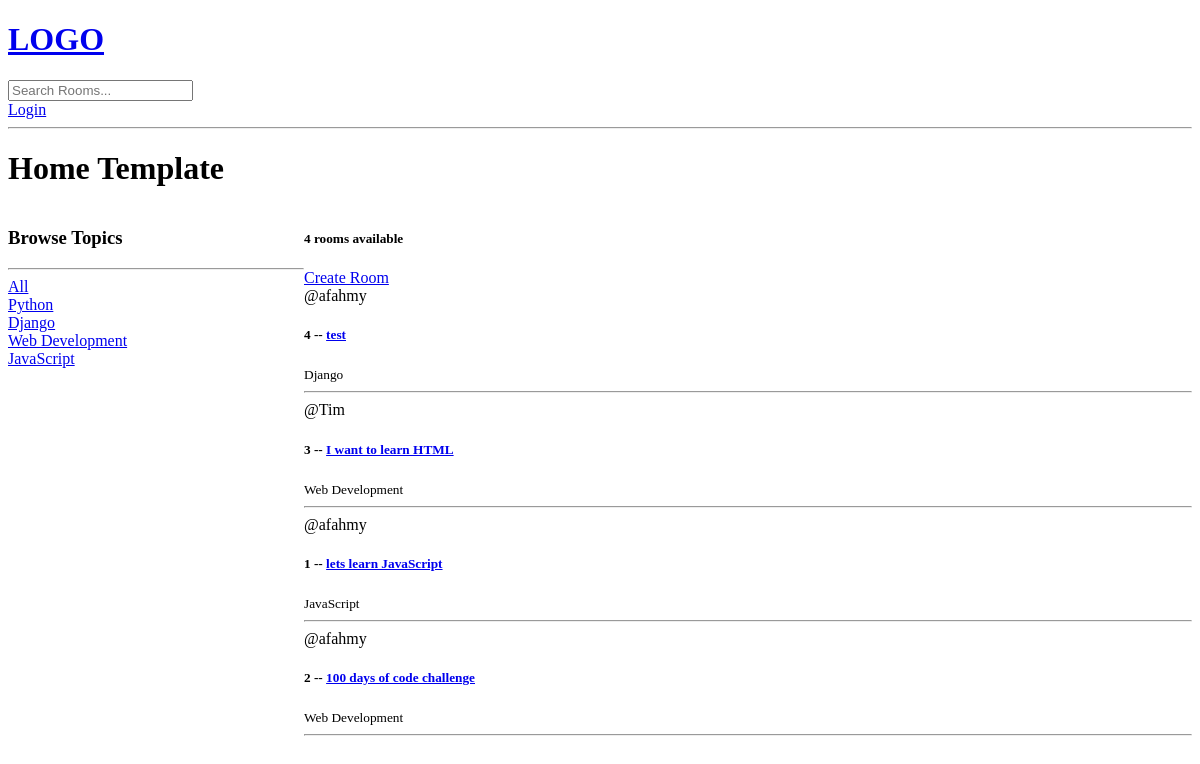
/, run on an earlier commit of the app's database.
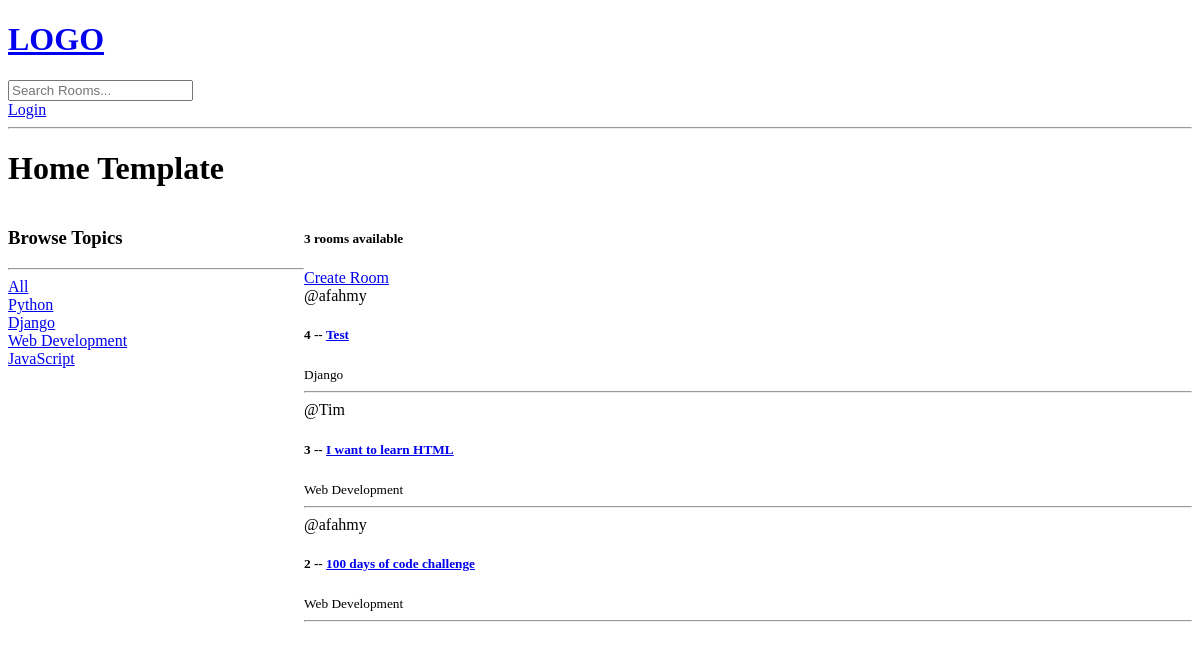
And on a later commit of the database.
### base/models.py (models this page shows, shortened)
class Topic(models.Model):
    name = models.CharField(max_length=200)

class Room(models.Model):
    host = models.ForeignKey(User, on_delete=models.SET_NULL, null=True)
    topic = models.ForeignKey(Topic, on_delete=models.SET_NULL, null=True)
    name = models.CharField(max_length=200)
    description = models.TextField(null=True, blank=True)
    updated = models.DateTimeField(auto_now=True)
    created = models.DateTimeField(auto_now_add=True)
    class Meta:
        ordering = ['-updated', '-created']

### base/views.py (the view)
# urls.py: path('', views.home, name = 'home'),
def home(request):
    q = request.GET.get('q') if request.GET.get('q') != None else ''
    rooms = Room.objects.filter(
        Q(topic__name__icontains=q) |
        Q(name__icontains=q) |
        Q(description__icontains=q)
    )
    topics = Topic.objects.all()
    room_count = rooms.count()
    context = {'rooms': rooms, 'topics': topics, 'room_count': room_count}
    return render(request, 'base/home.html', context)

### base/templates/base/home.html (shortened to what this page needs)
{% extends 'main.html' %}
{% block content %}
<h1>Home Template</h1>
<div class="home-container">
    <div>
        <h3>Browse Topics</h3>
        <hr>
        <div>
            <a href="{% url 'home' %}">All</a>
        </div>
        {% for topic in topics %}
        <div>
            <a href="{% url 'home' %}?q={{topic.name}}">{{topic.name}}</a>
        </div>
        {% endfor %}
    </div>
    <div>
        <h5>{{room_count}} rooms available</h5>
        <a href="{% url 'create-room'%}">Create Room</a>
        <div>
            {% for room in rooms %}
                <div>
                    <span>@{{room.host.username}}</span>
                    <h5>{{room.id}} -- <a href="{% url 'room' room.id %}">{{room.name}}</a></h5>
                    <small>{{room.topic.name}}</small>
                    <hr>
                </div>
            {% endfor %}
        </div>
    </div>
</div>
{% endblock content %}

What changed in the data, as far as the page shows it:
removed Room: host.username "afahmy", id "1", name "lets learn JavaScript", topic.name "JavaScript"
changed Room "Django": name "test" → "Test"
Also different on the page:
{{ room_count }}: "4" → "3"
